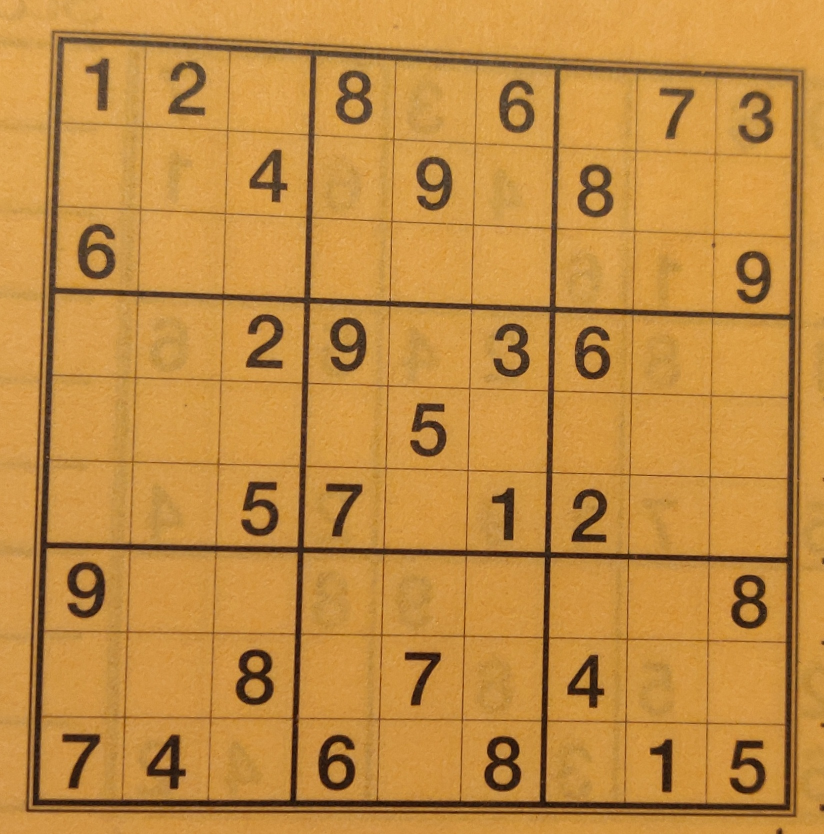
#> input picture orange.jpg, 1648 x 1668 px (shown at 1/2 size)
$ jupyter execute --allow-errors Sudoku_preprocess.ipynb   (shell and % lines are left out)   (older library calls are emulated)
#> lines starting #> are read from the running program, lines starting #| are printed output that depends on the picture; after the words box and inside, x2 and y2 are one past the last pixel; in counts of white or black regions, pixels touching at a corner belong together
[cell 1]
import numpy as np
import cv2
import matplotlib.pyplot as plt
import pytesseract as pt
import math
from keras.models import load_model
pt.pytesseract.tesseract_cmd= 'C:\\Program Files\\Tesseract-OCR\\tesseract.exe'
#> (the rest of this cell did not finish here and is left out)

[cell 2]
# Read in image of sudoku
camera = cv2.imread('orange.jpg')
#> camera is the input picture: shape (1668, 1648, 3); mean B, G, R 65.3, 140, 194.1

# Covert to RGB for visualisation only
camera = cv2.cvtColor(camera,cv2.COLOR_BGR2RGB)
plt.imshow(camera)

## Preproccessing

[cell 3]
# Apply blur and grayscale
cam_blur = cv2.medianBlur(camera,3)
cam_gray = cv2.cvtColor(cam_blur,cv2.COLOR_BGR2GRAY)
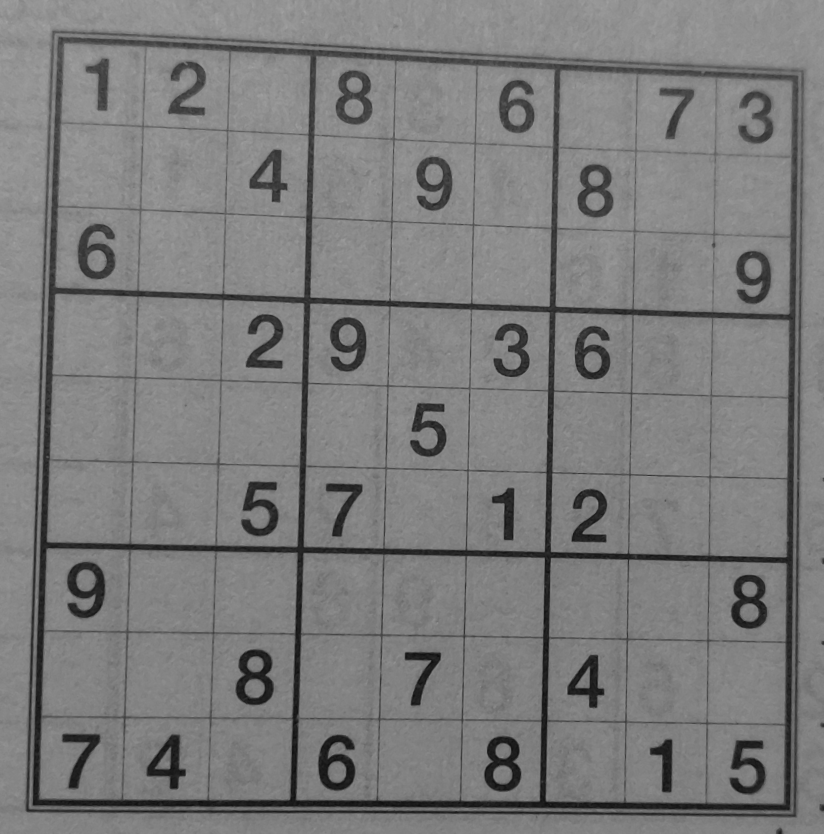
#> cam_gray: shape (1668, 1648) (shown at 1/2 size); min 9, max 168, mean 123.9

# Apply threshold
ret, thresh = cv2.threshold(cam_gray,120,255,cv2.THRESH_BINARY_INV)
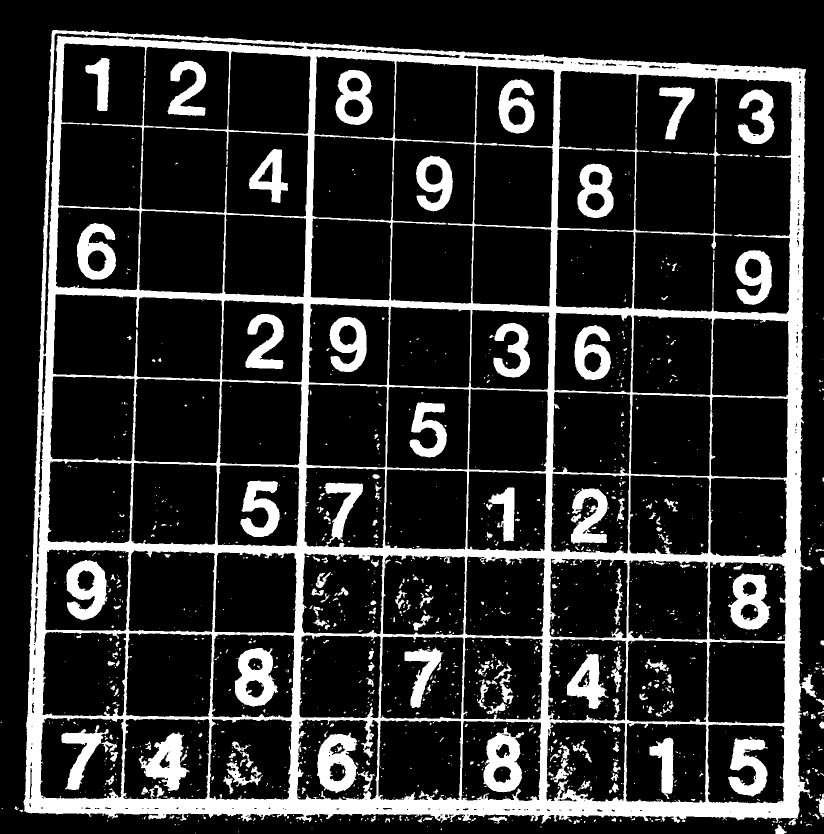
#> thresh: shape (1668, 1648) (shown at 1/2 size); 18.1% white; 1448 white regions (1117 under 20 px)

plt.imshow(thresh)

## Retrieve Contours

[cell 4]
# Retrieve the contours of the image
image, contours, hierarchy = cv2.findContours(thresh, cv2.RETR_CCOMP, cv2.CHAIN_APPROX_SIMPLE)
#> contours = 1793 contours, 1401 with area under 20; largest, box (x1, y1, x2, y2) and area: (47, 60, 1633, 1651) 2341264, (1114, 141, 1585, 629) 191266, (116, 86, 617, 434) 132968, (105, 587, 445, 760) 53056, (781, 280, 950, 608) 51262

# Sort contours based on area
cnts = sorted(contours, key = cv2.contourArea, reverse = True)[:10]
#> cnts = 10 contours; largest, box (x1, y1, x2, y2) and area: (47, 60, 1633, 1651) 2341264, (1114, 141, 1585, 629) 191266, (116, 86, 617, 434) 132968, (105, 587, 445, 760) 53056, (781, 280, 950, 608) 51262

# Find the most likely corners for the sudoku grid
corners = None
for c in cnts:
    approx = cv2.approxPolyDP(c, 0.015 * cv2.arcLength(c, True), True)

    if len(approx) == 4:
        # Select the contours with largest area
        corners = approx
        break
#> this loop made 1 pass
#> corners on pass 1: [[106, 60], [47, 1622], [1590, 1648], [1611, 139]]

[cell 5]
# Draw circles to denote corners of grid
cam_corners = camera.copy()
for i in corners:
    x,y = i[0]

    cv2.circle(cam_corners,(x,y),20,(0,0,255),-1)
#> this loop made 4 passes
#> (x, y) on passes 1 to 4: (106, 60), (47, 1622), (1590, 1648), (1611, 139)
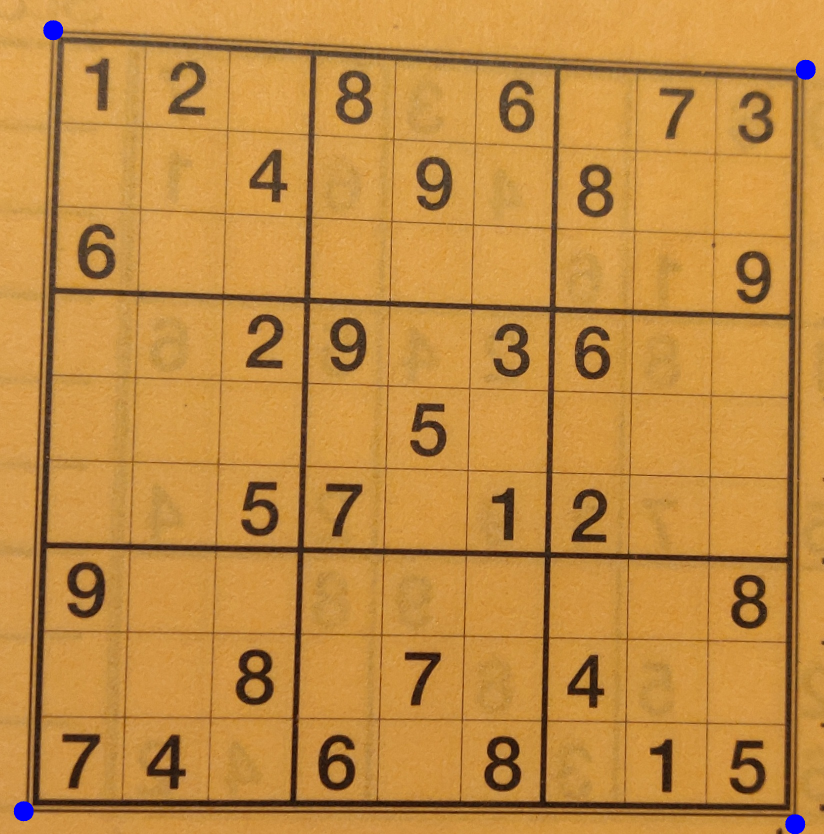
#> cam_corners: shape (1668, 1648, 3) (shown at 1/2 size); mean R, G, B 193.8, 139.8, 65.6

plt.imshow(cam_corners)

## Select the coordinates correpsonding corners

[cell 6]
c_list = []
top_left = None
bottom_right = [0,0]
topi = 0
bottomi =0

for i, c in enumerate(corners):
    # Retrieve coordinates and append to a new list
    x,y = c[0]
    c_list.append([x,y])

    if top_left ==None:
        top_left = [x,y]

    if x < top_left[0] and y< top_left[1]:
            top_left = [x,y]
            topi = i


    if x > bottom_right[0] and y> bottom_right[1]:
            bottom_right = [x,y]
            bottomi =i
#> this loop made 4 passes
#> (x, y, bottomi) on passes 1, 3: (106, 60, 0), (1590, 1648, 2)
#> after the loop, bottomi = 2; c_list = [[106, 60], [47, 1622], [1590, 1648], [1611, 139]]; topi = 0


# set the top left and bottom right coordinates to zero and remove
c_list[topi] = 0
c_list[bottomi] = 0
c_list = [x for x in c_list if x !=0]
#> c_list = [[47, 1622], [1611, 139]]


# Obtain the coordinates for the bottom left and top right
top_right = None
bottom_left = None
min_top_dist = float('inf')
min_bottom_dist = float('inf')

for c in c_list:
    x = c[0]

    top_dist = abs(top_left[0] - x)
    bottom_dist = abs(bottom_right[0] - x)


    if top_dist <min_top_dist:
        min_top_dist = top_dist
        top_right = c

    if bottom_dist <min_bottom_dist:
        min_bottom_dist = bottom_dist
        bottom_left = c
#> this loop made 2 passes
#> (x, top_dist, bottom_dist, min_top_dist, min_bottom_dist, bottom_left) on pass 1: (47, 59, 1543, 59, 1543, [47, 1622])
#> (x, top_dist, bottom_dist, min_bottom_dist, bottom_left) on pass 2: (1611, 1505, 21, 21, [1611, 139])
#> after the loop, min_bottom_dist = 21; min_top_dist = 59

## Obtain the Width and Height

[cell 7]
def distance(a,b):
    '''Function to calculate euclidean distance'''
    return math.sqrt((a[0] -b[0])**2 +((a[1] -b[1])**2))

[cell 8]
# Obtain the heights and select largest
height_A = distance(top_right,bottom_right)
#> height_A = 1543.2
height_B =distance(top_left,bottom_left)
#> height_B = 1507.1
height = max(int(height_A), int(height_B))
#> height = 1543

[cell 9]
# Obtain the widths and select largest
width_A = distance(bottom_left,bottom_right)
#> width_A = 1509.1
width_B =distance(top_left,top_right)
#> width_B = 1563.1
width = max(int(width_A), int(width_B))
#> width = 1563

[cell 10]
# Converst corners to numpy array
ordered_corners =np.array([top_right,top_left,bottom_left,bottom_right],dtype="float32")
#> ordered_corners = [[47, 1622], [106, 60], [1611, 139], [1590, 1648]]

# set the dimensions using the width and height
dimensions = np.array([[0, 0], [width - 1, 0], [width - 1, height - 1],
                       [0, height - 1]], dtype="float32")
#> dimensions = [[0, 0], [1562, 0], [1562, 1542], [0, 1542]]


# Compute the perspective transform matrix and warp
grid = cv2.getPerspectiveTransform(ordered_corners, dimensions)
#> grid = [[0.0168, -0.998, 1617.6], [0.986, 0.0372, -106.7], [-2.36e-05, 1.49e-05, 1]]
out = cv2.warpPerspective(camera, grid, (width, height))
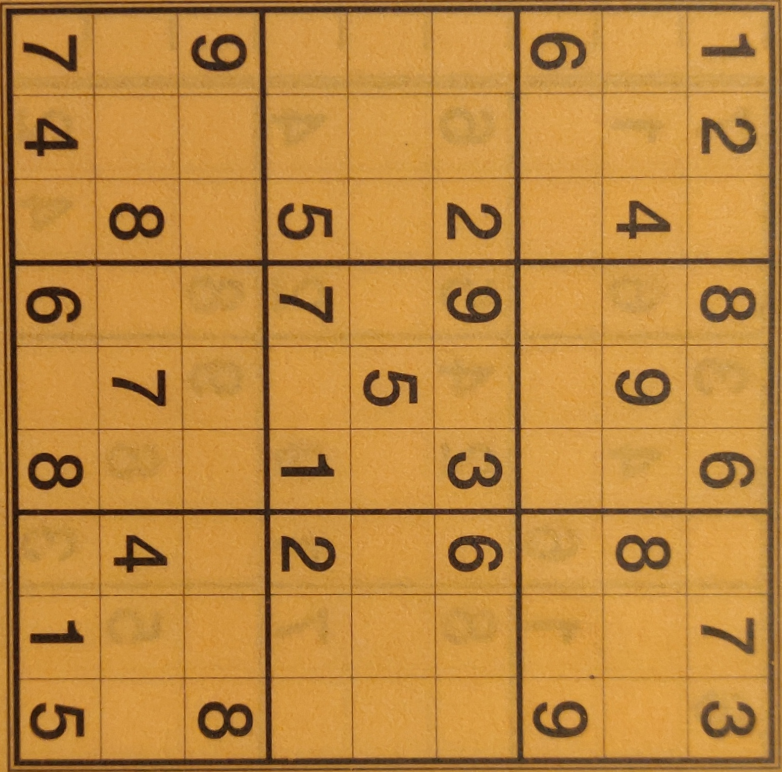
#> out: shape (1543, 1563, 3) (shown at 1/2 size); mean R, G, B 190.9, 137.4, 63.8

# Resize and square image
resize= cv2.resize(out,(500,500))
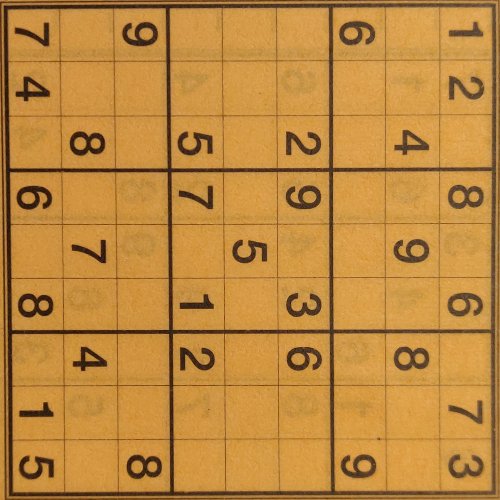
#> resize: shape (500, 500, 3); mean R, G, B 190.7, 137.3, 63.7
processed_img = cv2.rotate(resize, 2)
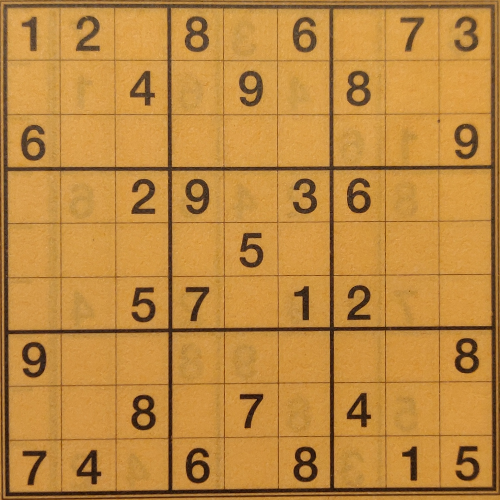
#> processed_img: shape (500, 500, 3); mean R, G, B 190.7, 137.3, 63.7


plt.imshow(processed_img)

## Number detection

[cell 11]
config=r'--oem 3 --psm 6 outputbase digits'

print(pt.image_to_string(processed_img,config=config))
#> (this line was passed over: pytesseract is not available in this run)

When using tesseract OCR on the transformed image the predictions are quite poor for the entire image.

[cell 12]
## Grid variables
side = processed_img.shape[0]
#> side = 500
cell_size = side//9
#> cell_size = 55
padding = cell_size//11
#> padding = 5
inner_cube = side//3
#> inner_cube = 166

[cell 13]
def find_blank(cell):
    ''' Function to check if cell is blank'''
    white = np.sum(cell == 255)/cell.size
    return white>0.95

## Binarise the image

[cell 14]
gray_img = cv2.cvtColor(processed_img,cv2.COLOR_BGR2GRAY)
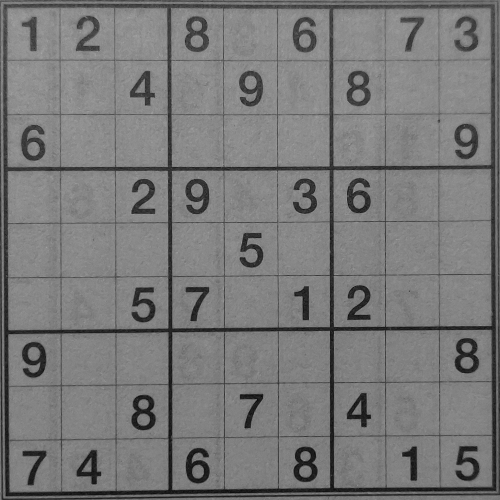
#> gray_img: shape (500, 500); min 9, max 165, mean 121.4
(thresh, im_bw) = cv2.threshold(gray_img, 128, 255, cv2.THRESH_BINARY | cv2.THRESH_OTSU)
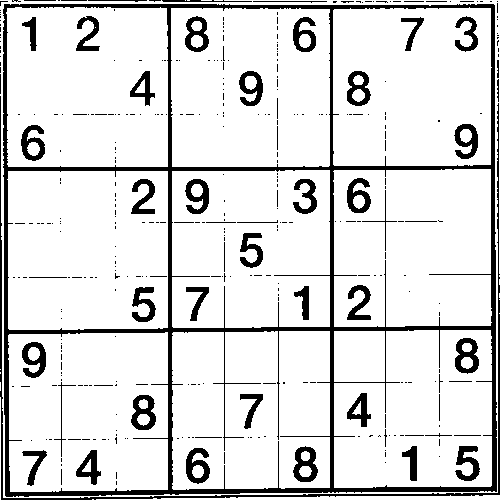
#> im_bw: shape (500, 500); 86.5% white; 367 black regions (307 under 20 px), largest, box (x1, y1, x2, y2) and area: (3, 4, 497, 497) 16744, (0, 96, 500, 500) 2379, (293, 446, 318, 482) 505
#> thresh = 93
plt.imshow(im_bw)

[cell 15]
# Draw lines to cover up any black pixels
## Hough Line Transform is not always able to find all the lines
thickness = int(cell_size//3.4)
#> thickness = 16
img = im_bw.copy()

# Outer lines
img = cv2.line(img,(0,0),(side,0),255,thickness)
img = cv2.line(img,(0,0),(0,side),255,thickness)
img = cv2.line(img,(side,0),(side,side),255,thickness)
img = cv2.line(img,(0,side),(side,side),255,thickness)

# Inner Lines
inner_thick = int(cell_size//7)
#> inner_thick = 7
img = cv2.line(img,(0,inner_cube),(side,inner_cube),255,inner_thick)
img = cv2.line(img,(0,inner_cube*2),(side,inner_cube*2),255,inner_thick)


img = cv2.line(img,(inner_cube,0),(inner_cube,side),255,inner_thick)
img = cv2.line(img,(inner_cube*2,0),(inner_cube*2,side),255,inner_thick)
img = cv2.line(img,(0,inner_cube*2),(side,inner_cube*2),255,inner_thick)

img = cv2.line(img,(cell_size*7,0),(cell_size*7,side),255,inner_thick+5)
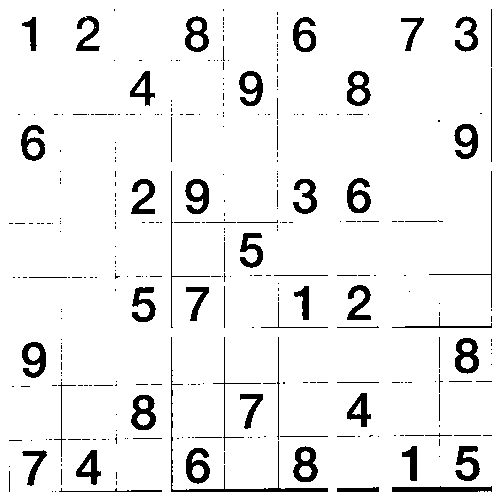
#> img: shape (500, 500); 93.2% white; 342 black regions (274 under 20 px), largest, box (x1, y1, x2, y2) and area: (171, 337, 328, 492) 792, (293, 446, 318, 482) 505, (455, 338, 479, 374) 502

plt.imshow(img)
cv2.imwrite('binary.png',img)
#> Out = True

[cell 16]

numbers = []
#> (the rest of this cell did not finish here and is left out)

When the image has been binarised the classification using tesseract OCR is quite good

[cell 17]
# Computer generated
# [10 lines left out: function predict_number, not called in this run]

[cell 18]
# Handwritten mnist
# [10 lines left out: function predict_digit, not called in this run]

[cell 19]
plt.imshow(processed_img)

[cell 20]
i=6
j=1
cell = img[padding+(cell_size*j):cell_size*(j+1),(cell_size*i)+padding:(i+1)*cell_size]
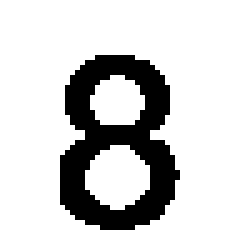
#> cell: shape (50, 50) (shown 5 times larger); 81.9% white; 1 black region, box (x1, y1, x2, y2) and area: (12, 11, 36, 46) 453

plt.imshow(cell)
pt.image_to_string(cell,config=config)[0]
#> (this line was passed over: pytesseract is not available in this run)

$ run again, with camera_sudoku.jpg copied over orange.jpg
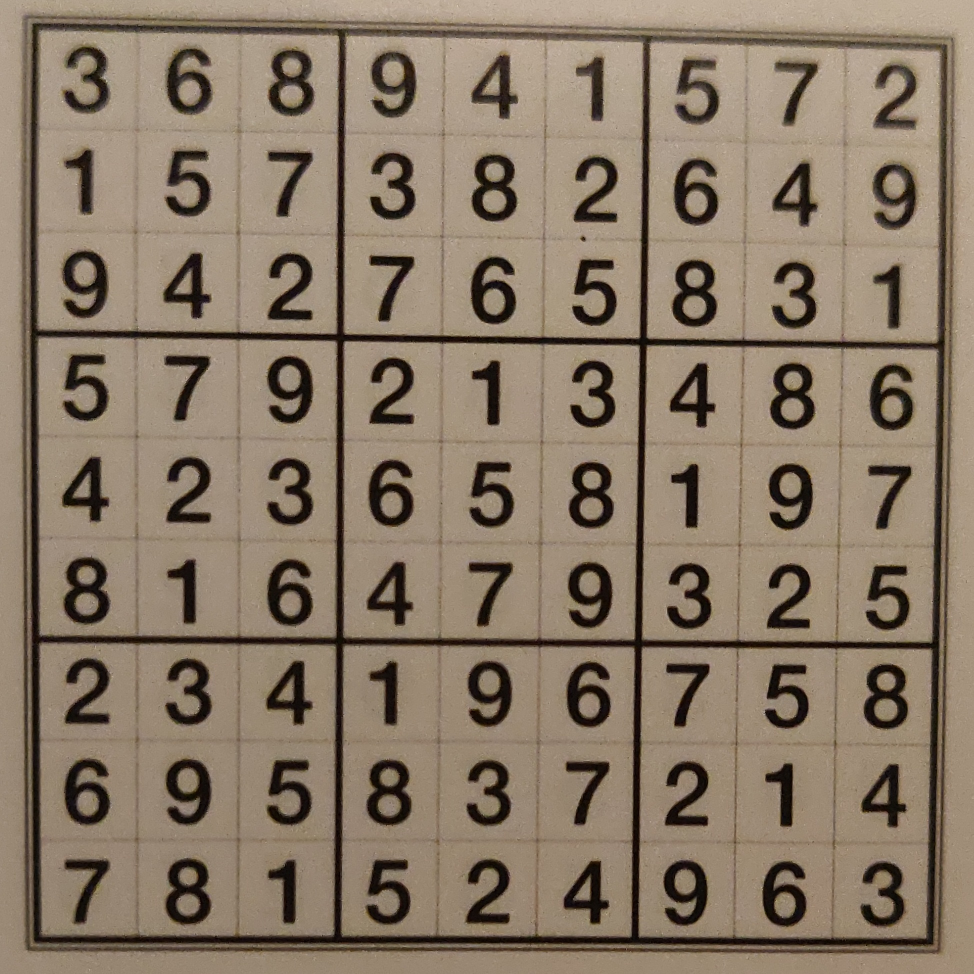
#> input picture camera_sudoku.jpg, 1948 x 1948 px (shown at 1/2 size)
#> camera is the input picture: shape (1948, 1948, 3); mean B, G, R 103.5, 121.8, 137.9
#> `ret, thresh = cv2.threshold(cam_gray,120,255,cv2.THRESH_BINARY_INV)`:
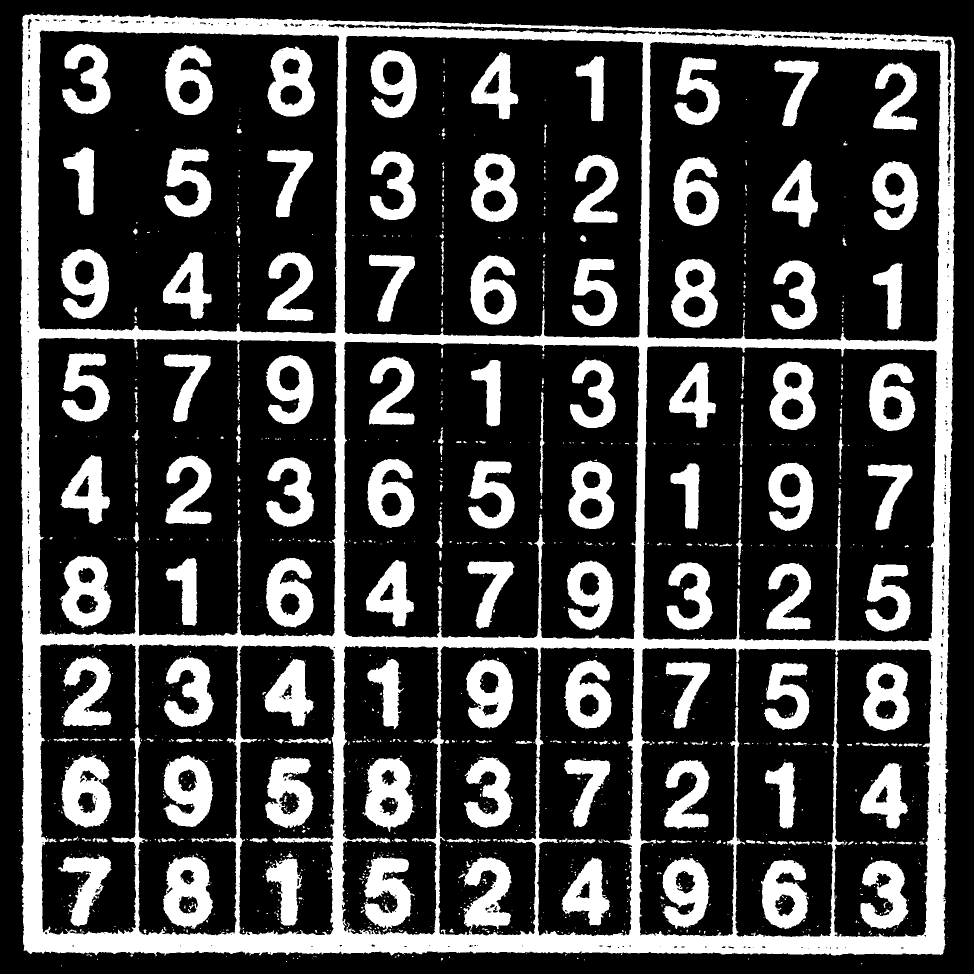
#> thresh: shape (1948, 1948) (shown at 1/2 size); 26.1% white; 1345 white regions (1026 under 20 px)
#> contours = 1717 contours, 1315 with area under 20; largest, box (x1, y1, x2, y2) and area: (40, 27, 1910, 1913) 3443138, (74, 60, 679, 668) 355218, (688, 71, 1287, 677) 352160, (76, 674, 674, 1274) 348941, (686, 682, 1280, 1280) 342048
#> cnts = 10 contours; largest, box (x1, y1, x2, y2) and area: (40, 27, 1910, 1913) 3443138, (74, 60, 679, 668) 355218, (688, 71, 1287, 677) 352160, (76, 674, 674, 1274) 348941, (686, 682, 1280, 1280) 342048
#> the loop `for c in cnts:` made 1 pass
#> corners on pass 1: [[46, 32], [47, 1900], [1884, 1908], [1905, 76]]
#> the loop `for i in corners:` made 4 passes
#> (x, y) on passes 1 to 4: (46, 32), (47, 1900), (1884, 1908), (1905, 76)
#> the loop `for i, c in enumerate(corners):` made 4 passes
#> after the loop `for i, c in enumerate(corners):`: bottomi = 2; c_list = [[46, 32], [47, 1900], [1884, 1908], [1905, 76]]; topi = 0
#> `c_list = [x for x in c_list if x !=0]`: c_list = [[47, 1900], [1905, 76]]
#> the loop `for c in c_list:` made 2 passes
#> (x, top_dist, bottom_dist, min_top_dist, min_bottom_dist, bottom_left) on pass 1: (47, 1, 1837, 1, 1837, [47, 1900])
#> after the loop `for c in c_list:`: min_bottom_dist = 21; min_top_dist = 1
#> height_A = 1837
#> height_B = 1859.5
#> height = 1859
#> width_A = 1832.1
#> width_B = 1868
#> ordered_corners = [[47, 1900], [46, 32], [1905, 76], [1884, 1908]]
#> dimensions = [[0, 0], [1867, 0], [1867, 1858], [0, 1858]]
#> grid = [[0.00435, -0.999, 1897.5], [0.98, -0.000524, -45.04], [-1.02e-05, -6.44e-06, 1]]
#> im_bw: shape (500, 500); 79.9% white; 132 black regions (49 under 20 px), largest, box (x1, y1, x2, y2) and area: (3, 2, 498, 497) 15060, (0, 175, 500, 500) 1972, (76, 449, 101, 486) 536
#> `(thresh, im_bw) = cv2.threshold(gray_img, 128, 255, cv2.THRESH_BINARY ..`: thresh = 84
#> Out = True
#> `cell = img[padding+(cell_size*j):cell_size*(j+1),(cell_size*i)+padding..`:
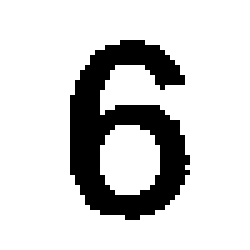
#> cell: shape (50, 50) (shown 5 times larger); 81.9% white; 1 black region, box (x1, y1, x2, y2) and area: (14, 8, 38, 44) 452
